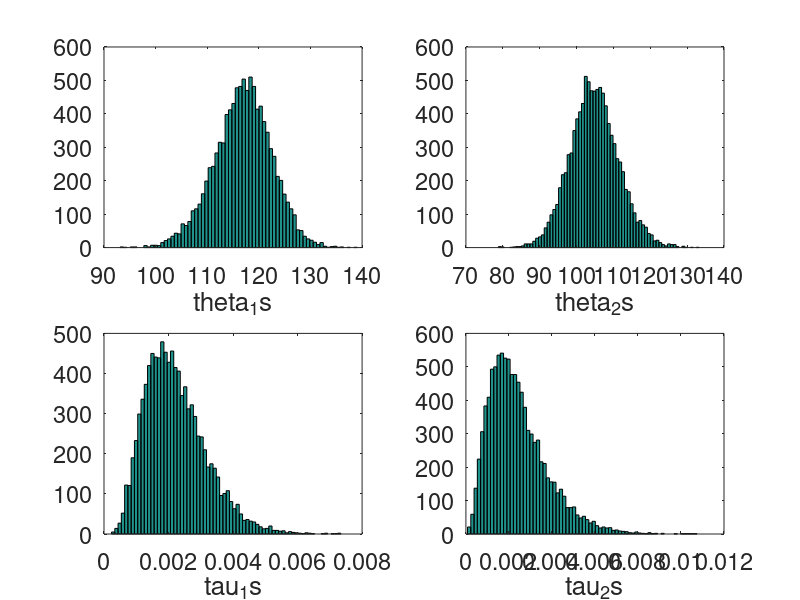

Write the MATLAB code that produced this figure.
%FALL 2019 -- MIDTERM Online Course ISyE6420 (Penguins) 
%full conditional distributions available
%
% y_i ¬ N(mu, 1/tau), i=1,...,n
% mu ¬ N(mu0, 1/tau0); mu0=45, tau0=1/4
% tau ¬ Ga(a,1/b); shape=4, rate=1/2
%------------------------------------------
clear all;
close all;
clc;
%-----------------figure defaults
lw=2;
set(0, 'DefaultAxesFontSize', 17);
fs=14;
msize = 5;
%--------------------------------
randn('state', 10);
data_1=[134 146 104 119 124 161 107 83 113 129 97 123];
n1=length(data_1);    % n=12
sum_1=sum(data_1);
data_2=[70 118 101 85 107 132 94];
n2=length(data_2);    % n=7
sum_2=sum(data_2);
%------------------------------------------
%
nn = 10000+1000;
theta_1s=[]; theta_2s=[]; tau_1s=[]; tau_2s=[];
% params
theta10=110; theta20=110; tau10=1/100; tau20=1/100;
a1=0.01; a2=0.01; b1=4; b2=4;
% init
theta1=110; theta2=110; tau1=1/100; tau2=1/100;
h=waitbar(0,'Simulation in progress');
for i = 1 : nn
    new_theta1 = normrnd( (tau1*sum_1+tau10*theta10)/(tau10+n1*tau1), sqrt(1/(tau10+n1*tau1)) );
    par1 = b1+1/2*sum((data_1-new_theta1).^2);
    new_tau1 =gamrnd(a1 + n1/2, 1/par1);
    theta_1s = [theta_1s new_theta1];
    tau_1s = [tau_1s new_tau1];
    theta1=new_theta1;
    tau1=new_tau1;
    
    new_theta2 = normrnd( (tau2*sum_2+tau20*theta20)/(tau20+n2*tau2), sqrt(1/(tau20+n2*tau2)) );
    par2 = b2+1/2*sum((data_2-new_theta2).^2);
    new_tau2 =gamrnd(a2 + n2/2, 1/par2);
    theta_2s = [theta_2s new_theta2];
    tau_2s = [tau_2s new_tau2];
    theta2=new_theta2;
    tau2=new_tau2;
    
    
    if i/50==fix(i/50)
        waitbar(i/nn)
    end
end
close(h)
%
burnin = 1000;
figure(1)
subplot(2,2,1)
hist(theta_1s(burnin:nn), 70)
xlabel('theta_1s')
subplot(2,2,2)
hist(theta_2s(burnin:nn), 70)
xlabel('theta_2s')
subplot(2,2,3)
hist(tau_1s(burnin:nn), 70)
xlabel('tau_1s')
subplot(2,2,4)
hist(tau_2s(burnin:nn), 70)
xlabel('tau_2s')
mean(theta_1s(burnin:nn))               %117.0744
mean(theta_2s(burnin:nn))               %104.7364
mean(tau_1s(burnin:nn))                 %0.0022
mean(tau_2s(burnin:nn))                 %0.0025
theta_diff = theta_1s-theta_2s;
mean(theta_diff)                        %12.3150
sum(theta_diff>0)/length(theta_diff)    %0.9192
prctile(theta_diff, 2.5)                %-4.9559
prctile(theta_diff, 97.5)               %28.9730
